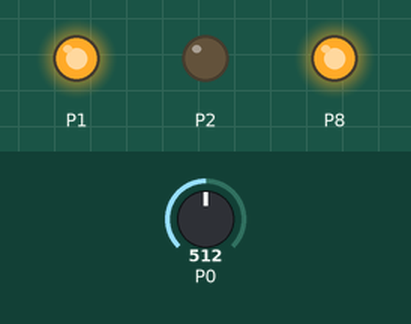
Recording of a program running on a simulated BBC micro:bit (MakeCode). On the bench: output pins drawn as LEDs (lit = HIGH). Inputs (shaded band) come from the test bench; at power-on: P0 = 512 (analog values on the 0–1023 scale).

Above: at 1.2 s.
1.3 s: P0 set to 690
2.8 s: P0 set to 707
At 3.7 s:
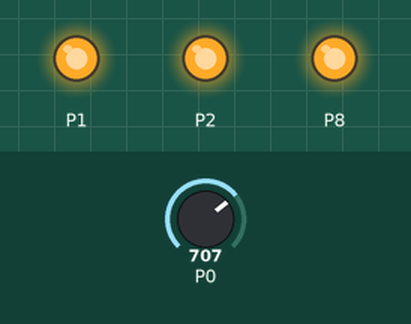
4.3 s: P0 set to 511
At 5.0 s:
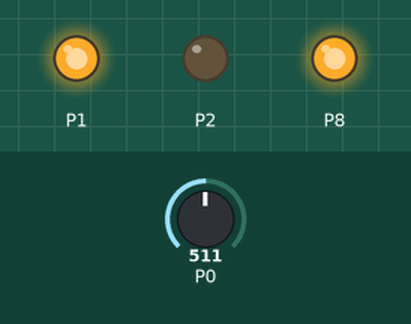
5.8 s: P0 set to 710
At 6.9 s:
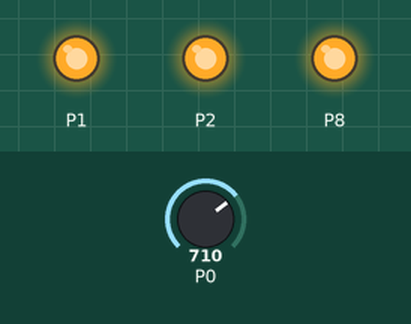
Timing chart, 0 to 8.3 s (numbered marks = the images above; inputs shaded):
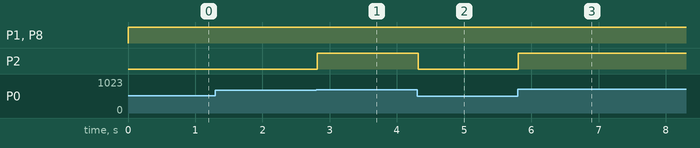

Measured:
- the behaviour switches between 700 and 701 on P0 (found by bisection; images 0 and 1)
- after the input at 1.3 s, every drawn part: stays the same
- after the input at 2.8 s, P2: LOW → HIGH at once
- after the input at 4.3 s, P2: HIGH → LOW at once
- after the input at 5.8 s, P2: LOW → HIGH at once

The program:

main.ts
```typescript
let intensite = 0
function purple () {
    pins.digitalWritePin(DigitalPin.P1, 1)
    pins.digitalWritePin(DigitalPin.P2, 0)
    pins.digitalWritePin(DigitalPin.P8, 1)
}
function green () {
    pins.digitalWritePin(DigitalPin.P1, 0)
    pins.digitalWritePin(DigitalPin.P2, 1)
    pins.digitalWritePin(DigitalPin.P8, 0)
}
function blanc () {
    pins.digitalWritePin(DigitalPin.P1, 1)
    pins.digitalWritePin(DigitalPin.P2, 1)
    pins.digitalWritePin(DigitalPin.P8, 1)
}
function blue () {
    pins.digitalWritePin(DigitalPin.P1, 0)
    pins.digitalWritePin(DigitalPin.P2, 0)
    pins.digitalWritePin(DigitalPin.P8, 1)
}
function red () {
    pins.digitalWritePin(DigitalPin.P1, 1)
    pins.digitalWritePin(DigitalPin.P2, 0)
    pins.digitalWritePin(DigitalPin.P8, 0)
}
basic.forever(function () {
    intensite = pins.analogReadPin(AnalogPin.P0)
    if (intensite <= 700) {
        purple()
    } else if (intensite < 700 && intensite >= 500) {
        red()
    } else if (intensite < 500 && intensite >= 300) {
        blue()
    } else if (intensite < 300 && intensite >= 100) {
        green()
    } else {
        blanc()
    }
})
```

test.ts
```typescript
// les tests vont ici ; cela ne sera pas compilé si ce paquet est utilisé en tant qu'extension.
```
